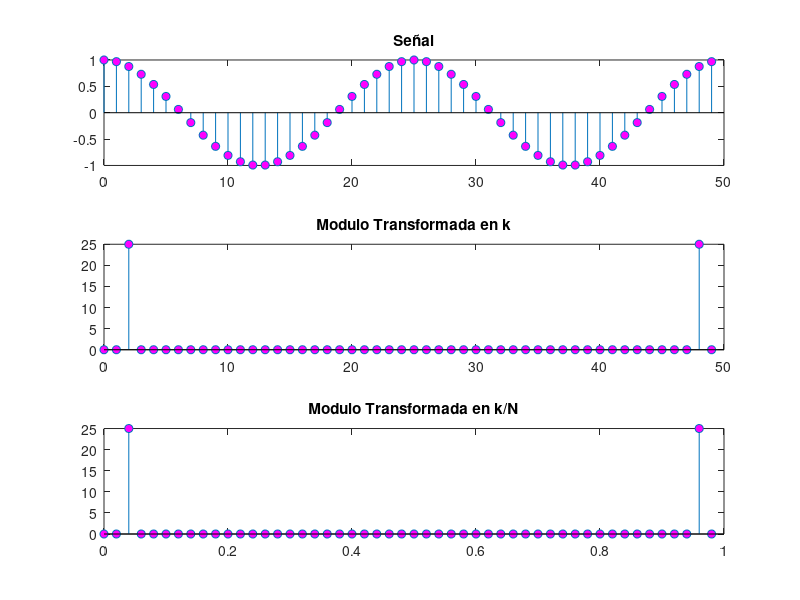

Reproduce this figure in MATLAB.
#Inicializamos
close all
clear all
clc

#Numero de muestras
N=50;
#Rango
n=0:N-1;
#Valor de K
k=n;
#Frecuencia discreta
f=2/N;

#Señal tipica
senal=cos(2*pi*f*n);

#Transformada de la señal x1
transSenal=fft(senal);

#Representamos al señal
figure('name','Desplazamiento Temporal.','NumberTitle','off');
subplot(311);
stem(n,senal, "markerfacecolor", [1 0 1]);
title ("Señal");

#Representamos el modulo de la transformada en k
subplot(312);
stem(k,abs(transSenal), "markerfacecolor", [1 0 1]);
title ("Modulo Transformada en k");

#Representamos el modulo de la transformada en k/N
subplot(313);
stem(k/N,abs(transSenal), "markerfacecolor", [1 0 1]);
title ("Modulo Transformada en k/N");

